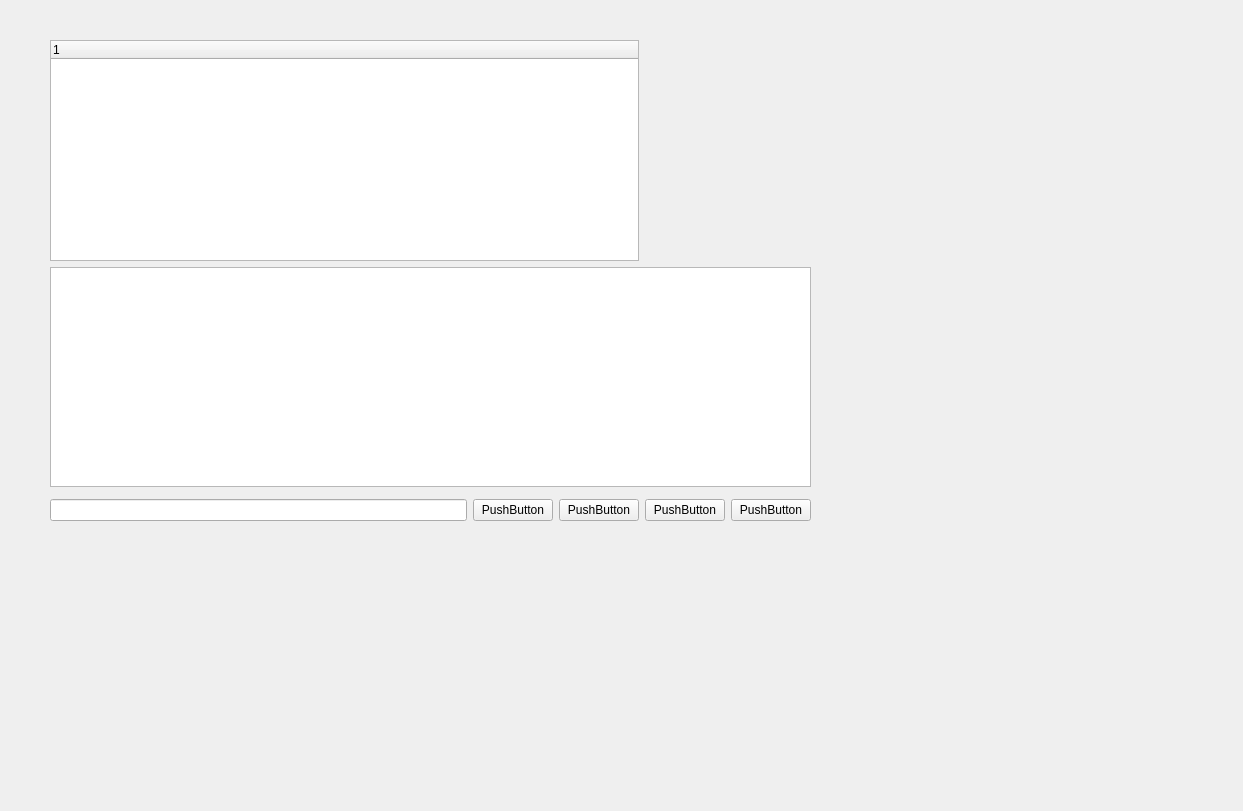
<?xml version="1.0" encoding="UTF-8"?>
<ui version="4.0">
 <class>FormPagePregame</class>
 <widget class="QWidget" name="FormPagePregame">
  <property name="geometry">
   <rect>
    <x>0</x>
    <y>0</y>
    <width>1243</width>
    <height>811</height>
   </rect>
  </property>
  <property name="windowTitle">
   <string>Form</string>
  </property>
  <widget class="QWidget" name="gridLayoutWidget">
   <property name="geometry">
    <rect>
     <x>50</x>
     <y>40</y>
     <width>761</width>
     <height>481</height>
    </rect>
   </property>
   <layout class="QGridLayout" name="gridLayout">
    <item row="3" column="0">
     <widget class="chat_input" name="chat_line"/>
    </item>
    <item row="1" column="0" colspan="5">
     <widget class="QTextEdit" name="output_window">
      <property name="readOnly">
       <bool>true</bool>
      </property>
     </widget>
    </item>
    <item row="3" column="2">
     <widget class="QPushButton" name="bpick">
      <property name="text">
       <string>PushButton</string>
      </property>
     </widget>
    </item>
    <item row="0" column="0" colspan="3">
     <widget class="QTreeWidget" name="start_players_tree">
      <property name="contextMenuPolicy">
       <enum>Qt::CustomContextMenu</enum>
      </property>
      <property name="editTriggers">
       <set>QAbstractItemView::NoEditTriggers</set>
      </property>
      <property name="selectionMode">
       <enum>QAbstractItemView::ExtendedSelection</enum>
      </property>
      <property name="rootIsDecorated">
       <bool>false</bool>
      </property>
      <column>
       <property name="text">
        <string notr="true">1</string>
       </property>
      </column>
     </widget>
    </item>
    <item row="3" column="1">
     <widget class="QPushButton" name="bdisc">
      <property name="text">
       <string>PushButton</string>
      </property>
     </widget>
    </item>
    <item row="0" column="3" colspan="2">
     <widget class="pregame_options" name="pr_options" native="true"/>
    </item>
    <item row="3" column="4">
     <widget class="QPushButton" name="bstart">
      <property name="text">
       <string>PushButton</string>
      </property>
     </widget>
    </item>
    <item row="3" column="3">
     <widget class="QPushButton" name="bops">
      <property name="text">
       <string>PushButton</string>
      </property>
     </widget>
    </item>
    <item row="2" column="0" colspan="2">
     <widget class="pregamevote" name="pre_vote" native="true"/>
    </item>
   </layout>
  </widget>
 </widget>
 <customwidgets>
  <customwidget>
   <class>pregame_options</class>
   <extends>QWidget</extends>
   <header>pregameoptions.h</header>
   <container>1</container>
  </customwidget>
  <customwidget>
   <class>chat_input</class>
   <extends>QLineEdit</extends>
   <header>chatline.h</header>
  </customwidget>
  <customwidget>
   <class>pregamevote</class>
   <extends>QWidget</extends>
   <header>voteinfo_bar.h</header>
   <container>1</container>
  </customwidget>
 </customwidgets>
 <resources/>
 <connections/>
</ui>
